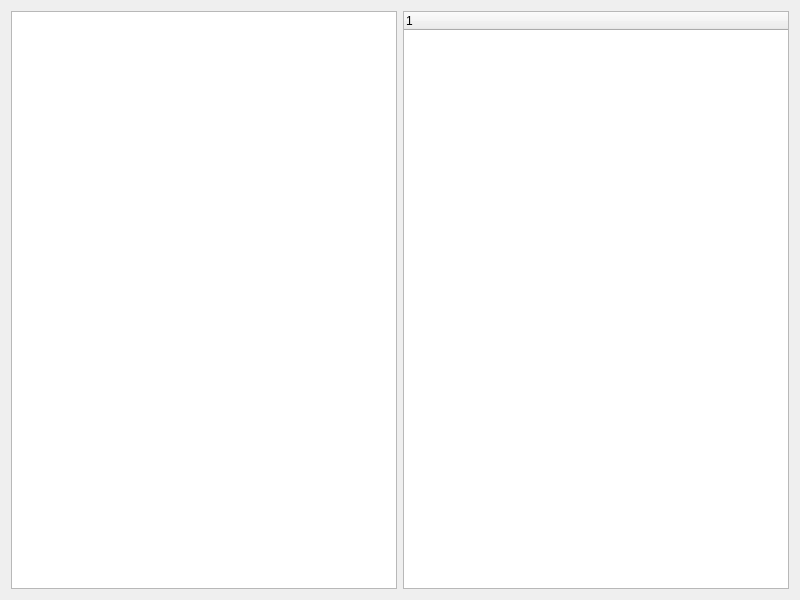
<?xml version="1.0" encoding="UTF-8"?>
<ui version="4.0">
 <class>Widget</class>
 <widget class="QWidget" name="Widget">
  <property name="geometry">
   <rect>
    <x>0</x>
    <y>0</y>
    <width>800</width>
    <height>600</height>
   </rect>
  </property>
  <property name="windowTitle">
   <string>Widget</string>
  </property>
  <layout class="QHBoxLayout" name="horizontalLayout">
   <item>
    <widget class="QTableWidget" name="tableWidget"/>
   </item>
   <item>
    <widget class="QTreeWidget" name="treeWidget">
     <column>
      <property name="text">
       <string notr="true">1</string>
      </property>
     </column>
    </widget>
   </item>
  </layout>
 </widget>
 <resources/>
 <connections/>
</ui>
